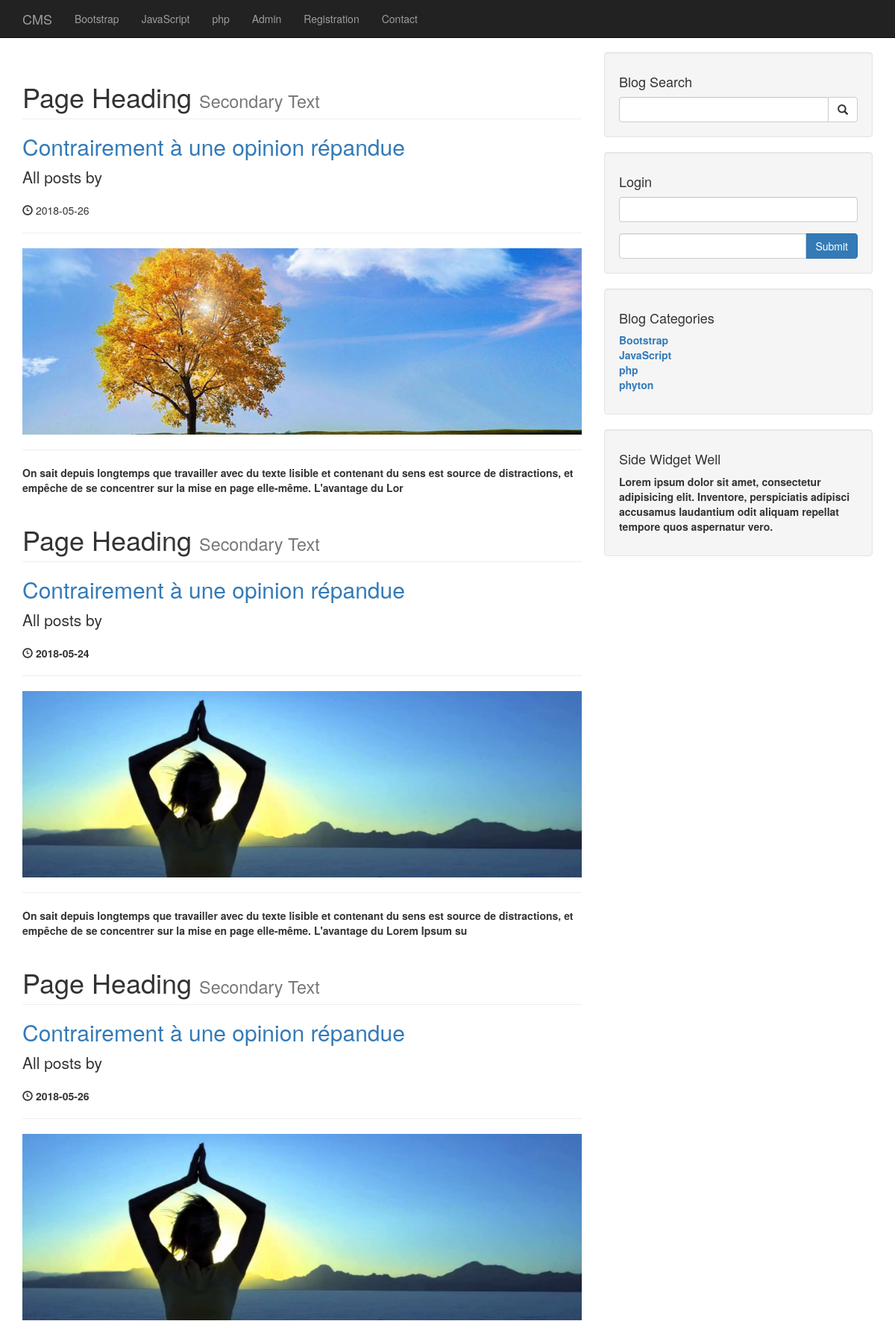
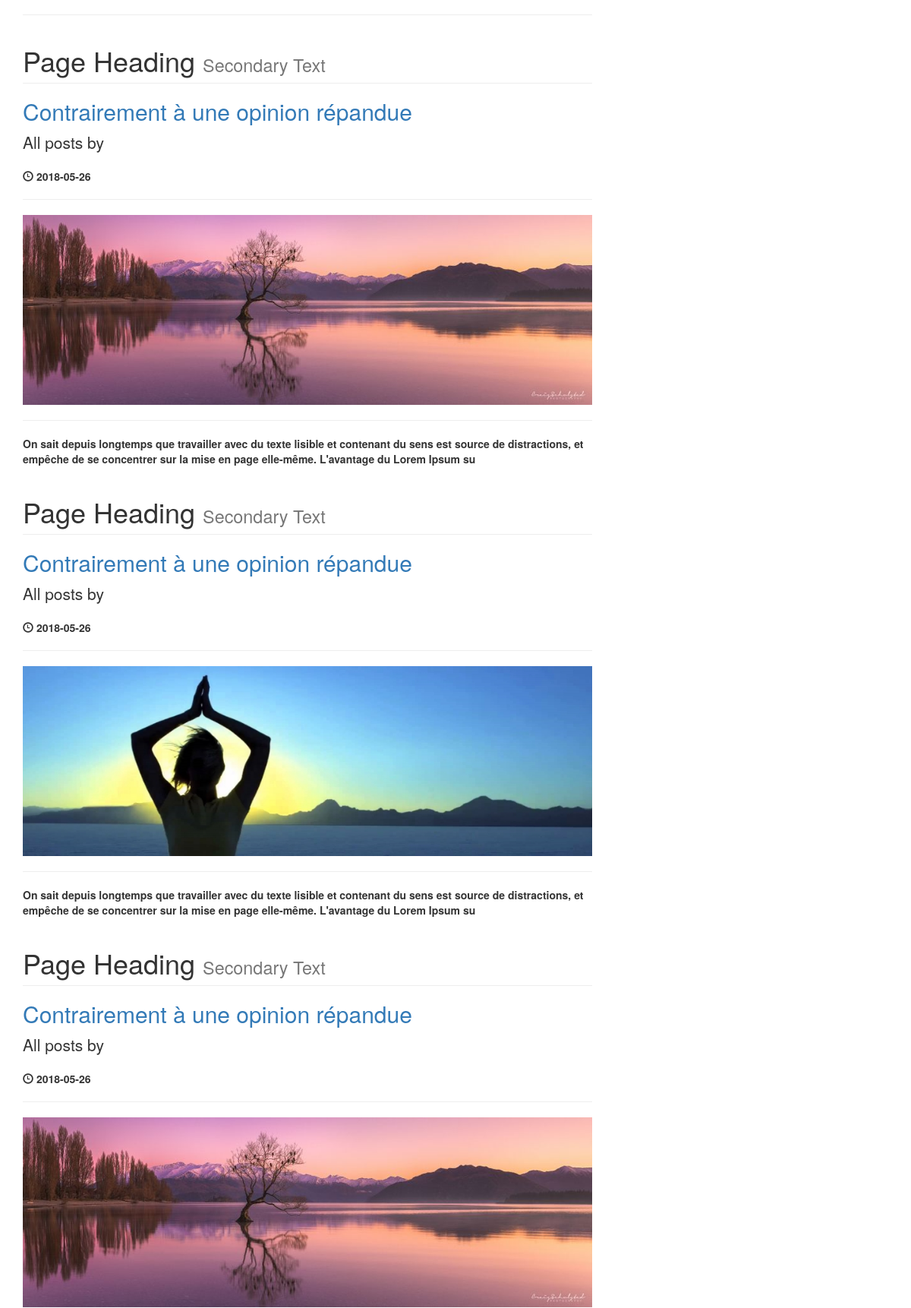
The page /author_post.php (upper part) on the database its author committed (2 pictures, top to bottom).
### tables this page shows
CREATE TABLE `categories` (
  `cat_id` int(3) NOT NULL,
  `cat_title` varchar(255) NOT NULL
);

CREATE TABLE `posts` (
  `post_id` int(3) NOT NULL,
  `post_category_id` int(3) NOT NULL,
  `post_title` varchar(255) NOT NULL,
  `post_autor` varchar(255) NOT NULL,
  `post_user` varchar(255) NOT NULL,
  `post_date` date NOT NULL,
  `post_image` text NOT NULL,
  `post_content` text NOT NULL,
  `post_tags` varchar(255) NOT NULL,
  `post_comment_count` int(11) NOT NULL,
  `post_status` varchar(255) NOT NULL DEFAULT 'draft',
  `post_views_count` int(11) NOT NULL,
  `count_view_post` int(11) NOT NULL
);

### author_post.php (the view, shortened to what this page needs)
<?php include("includes/db.php"); ?>
<?php include("includes/header.php"); ?>
<?php include("includes/navigation.php"); ?>
    <div class="container">
        <div class="row">
            <div class="col-lg-8">
                <?php
                $query = "SELECT * FROM posts WHERE post_user = '{$postauthor}' ";
                $select_all_posts = mysqli_query($connection,$query);
                while ($row = mysqli_fetch_assoc($select_all_posts)) {
                    $post_id = $row['post_id'];
                    $post_title = $row['post_title'];
                    $post_user = $row['post_user'];
                    $post_date = $row['post_date'];
                    $post_image = $row['post_image'];
                    $post_content = substr($row['post_content'],0,200);
            ?>
                <h1 class="page-header">
                    Page Heading
                    <small>Secondary Text</small>
                </h1>
                <h2>
                    <a href="post.php?idpost=<?php echo $post_id;?>"><?php echo $post_title;?></a>
                </h2>
                <p class="lead">
                     All posts by <?php echo $post_user;?>
                </p>
                <p><span class="glyphicon glyphicon-time"></span> <?php echo $post_date;?></p>
                <hr>
                <img class="img-responsive" src="images/<?php echo $post_image;?>" alt="">
                <hr>
                <p><?php echo $post_content;?></p>
            <?php } ?>
            </div>
                <?php include("includes/sidebar.php");?>
<?php include("includes/footer.php");?>

### includes/navigation.php (shortened to what this page needs)
<nav class="navbar navbar-inverse navbar-fixed-top" role="navigation">
        <div class="container">
            <div class="navbar-header">
                <a class="navbar-brand" href="/cms/">CMS</a>
            </div>
            <div class="collapse navbar-collapse" id="bs-example-navbar-collapse-1">
                <ul class="nav navbar-nav">
                <?php
                $query = "SELECT * FROM categories limit 3";
                $select_all = mysqli_query($connection,$query);
                while ($row = mysqli_fetch_assoc($select_all)) {
                    $id = $row['cat_id'];
                    $title = $row['cat_title'];
                    $categoryclass = '';
                    $regestrationclass = '';
                    echo "<li class='$categoryclass'><a href='category.php?idcategory=$id'>{$title}</a></li>";
                }
                ?>
                <li><a href='admin'>Admin</a></li>
                <li class='<?php echo $regestrationclass ;?>'><a href='registration'>Registration</a></li>
                <li><a href='contact'>Contact</a></li>
                </ul>
            </div>
        </div>
    </nav>

### includes/sidebar.php
<div class="col-md-4">
    <div class="well">
        <h4>Blog Search</h4>
        <form action="search.php" method="post">
        <div class="input-group">
            <input name="search" type="text" class="form-control">
            <span class="input-group-btn">
                <button class="btn btn-default" type="submit" name="submit">
                    <span class="glyphicon glyphicon-search"></span>
            </button>
            </span>
        </div>
        </form>
    </div>
    <div class="well">
      <?php
       if (isset($_SESSION['role'])) {
          echo " <h4>Logged in as {$_SESSION['username']}  </h4> ";
          echo "<a href='includes/logout.php' class='btn btn-primary'>Logout</a>";
       }else { ?>
          <h4>Login</h4>
        <form action="includes/login.php" method="post">
        <div class="form-group">
            <input name="username" type="text" class="form-control" palceholder="Enter Your Username">
        </div>
         <div class="input-group">
            <input name="password" type="password" class="form-control" palceholder="Enter Your Password">
            <span class="input-group-btn">
                <button class="btn btn-primary" type="submit" name="login">Submit</button>
            </span>
        </div>
        </form>
      <?php  }
       ?>
    </div>
    <?php
    $query = "SELECT * FROM categories";
    $select_all = mysqli_query($connection,$query);
    ?>
    <div class="well">
        <h4>Blog Categories</h4>
        <div class="row">
            <div class="col-lg-12">
                <ul class="list-unstyled">
                <?php
                    while ($row = mysqli_fetch_assoc($select_all)) {
                        $title = $row['cat_title'];
                        $id = $row['cat_id'];
                        echo "<li><a href='category.php?idcategory=$id'>{$title}</a></li>";
                    }
                ?>
                </ul>
            </div>
        </div>
    </div>
    <?php include("widget.php");?>

### css/blog-home.css (style rules this page uses)
body { padding-top: 70px; }

### rows shown on the page
categories: cat_title "Bootstrap"
categories: cat_title "JavaScript"
categories: cat_title "php"
posts: post_title "Contrairement à une opinion répandue", post_date "2018-05-26", post_image (picture), post_content "On sait depuis longtemps que travailler avec du texte lisible et contenant du sens est source de distractions, et empêche de se concentrer sur la mise en page elle-même. L'avantage du Lor"
posts: post_title "Contrairement à une opinion répandue", post_date "2018-05-24", post_image (picture), post_content "On sait depuis longtemps que travailler avec du texte lisible et contenant du sens est source de distractions, et empêche de se concentrer sur la mise en page elle-même. L'avantage du Lorem Ipsum su"
posts: post_title "Contrairement à une opinion répandue", post_date "2018-05-26", post_image (picture)
posts: post_title "Contrairement à une opinion répandue", post_date "2018-05-26", post_image (picture), post_content "On sait depuis longtemps que travailler avec du texte lisible et contenant du sens est source de distractions, et empêche de se concentrer sur la mise en page elle-même. L'avantage du Lorem Ipsum su"
posts: post_title "Contrairement à une opinion répandue", post_date "2018-05-26", post_image (picture), post_content "On sait depuis longtemps que travailler avec du texte lisible et contenant du sens est source de distractions, et empêche de se concentrer sur la mise en page elle-même. L'avantage du Lorem Ipsum su"
posts: post_title "Contrairement à une opinion répandue", post_date "2018-05-26", post_image (picture)
categories: cat_title "phyton"
